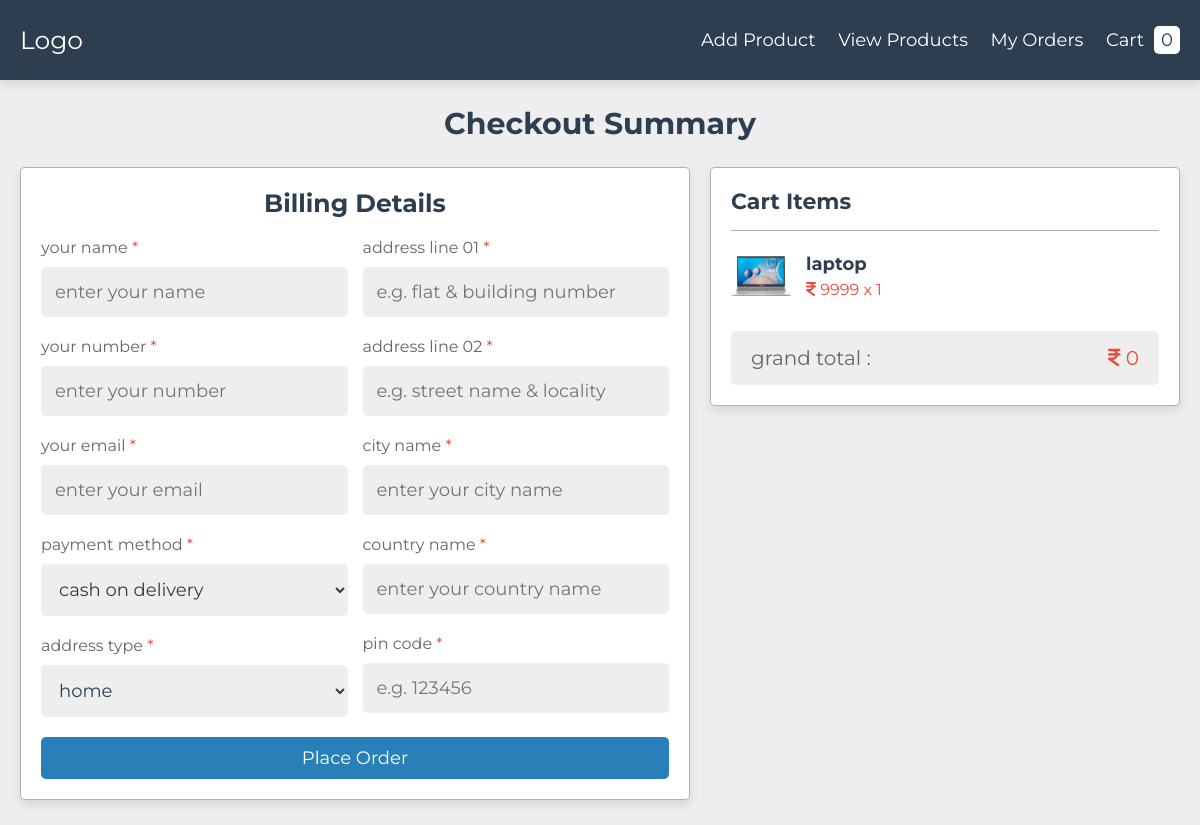
The app's page /project/checkout.php?get_id=sNsxpnLE1YOLotxg9vQ6 with its own data.
### tables this page shows
CREATE TABLE `products` (
  `id` varchar(20) NOT NULL,
  `name` varchar(50) NOT NULL,
  `price` varchar(10) NOT NULL,
  `image` varchar(50) NOT NULL
);

### project/checkout.php (the view, shortened to what this page needs)
<?php
include 'components/connect.php';
?>
<!DOCTYPE html>
<html lang="en">
<head>
   <link rel="stylesheet" href="https://cdnjs.cloudflare.com/ajax/libs/font-awesome/6.2.1/css/all.min.css">
   <link rel="stylesheet" href="css/style.css">
</head>
<body>
<?php include 'components/header.php'; ?>
<section class="checkout">
   <h1 class="heading">checkout summary</h1>
   <div class="row">
      <form action="" method="POST">
         <h3>billing details</h3>
         <div class="flex">
            <div class="box">
               <p>your name <span>*</span></p>
               <input type="text" name="name" required maxlength="50" placeholder="enter your name" class="input">
               <p>your number <span>*</span></p>
               <input type="number" name="number" required maxlength="10" placeholder="enter your number" class="input" min="0" max="9999999999">
               <p>your email <span>*</span></p>
               <input type="email" name="email" required maxlength="50" placeholder="enter your email" class="input">
               <p>payment method <span>*</span></p>
               <select name="method" class="input" required>
                  <option value="cash on delivery">cash on delivery</option>
               </select>
               <p>address type <span>*</span></p>
               <select name="address_type" class="input" required>
                  <option value="home">home</option>
               </select>
            </div>
            <div class="box">
               <p>address line 01 <span>*</span></p>
               <input type="text" name="flat" required maxlength="50" placeholder="e.g. flat & building number" class="input">
               <p>address line 02 <span>*</span></p>
               <input type="text" name="street" required maxlength="50" placeholder="e.g. street name & locality" class="input">
               <p>city name <span>*</span></p>
               <input type="text" name="city" required maxlength="50" placeholder="enter your city name" class="input">
               <p>country name <span>*</span></p>
               <input type="text" name="country" required maxlength="50" placeholder="enter your country name" class="input">
               <p>pin code <span>*</span></p>
               <input type="number" name="pin_code" required maxlength="6" placeholder="e.g. 123456" class="input" min="0" max="999999">
            </div>
         </div>
         <input type="submit" value="place order" name="place_order" class="btn">
      </form>
      <div class="summary">
         <h3 class="title">cart items</h3>
         <?php
            $grand_total = 0;
            if(isset($_GET['get_id'])){
               $select_get = $conn->prepare("SELECT * FROM `products` WHERE id = ?");
               $select_get->execute([$_GET['get_id']]);
               while($fetch_get = $select_get->fetch(PDO::FETCH_ASSOC)){
         ?>
         <div class="flex">
            <img src="uploaded_files/<?= $fetch_get['image']; ?>" class="image" alt="">
            <div>
               <h3 class="name"><?= $fetch_get['name']; ?></h3>
               <p class="price"><i class="fas fa-indian-rupee-sign"></i> <?= $fetch_get['price']; ?> x 1</p>
            </div>
         </div>
         <?php
               }
            }
         ?>
         <div class="grand-total"><span>grand total :</span><p><i class="fas fa-indian-rupee-sign"></i> <?= $grand_total; ?></p></div>
      </div>
   </div>
</section>
</body>
</html>

### project/css/style.css (style rules this page uses)
:root { --main-color:#2980b9; --red:#e74c3c; --orange:#f39c12; --light-color:#666; --light-bg:#eee; --white:#fff; --black:#2c3e50; --border:.1rem solid rgba(0,0,0,.3); --box-shodow:0 .5rem 1rem rgba(0,0,0,.1); }
* { font-family: 'Montserrat', sans-serif; margin: 0; padding: 0; box-sizing: border-box; outline: none; border: none; text-decoration: none; }
html { font-size: 62.5%; overflow-x: hidden; }
body { background: var(--light-bg); }
section { padding:2.5rem 2rem; max-width: 1200px; margin: 0 auto; }
.heading { text-align: center; padding-bottom: 2.5rem; font-size: 3rem; color: var(--black); text-transform: capitalize; }
.btn, .delete-btn { display: block; text-align: center; width: 100%; margin-top: 1rem; padding: 1rem 3rem; color: var(--white); cursor: pointer; font-size: 1.8rem; text-transform: capitalize; border-radius: .5rem; }
.btn { background-color: var(--main-color); }
.checkout .row { display: flex; flex-wrap: wrap; gap: 2rem; align-items: flex-end; flex-wrap: wrap-reverse; }
.checkout .row form { flex: 1 1 50rem; background-color: var(--white); box-shadow: var(--box-shodow); padding: 2rem; border-radius: .5rem; border: var(--border); }
.checkout .row form h3 { font-size: 2.5rem; color: var(--black); padding-bottom: 1rem; text-align: center; text-transform: capitalize; }
.checkout .row form .input { width: 100%; background-color: var(--light-bg); border-radius: .5rem; padding: 1.4rem; color: var(--black); font-size: 1.8rem; margin: 1rem 0; }
.checkout .row form .flex { display: flex; column-gap: 1.5rem; flex-wrap: wrap; }
.checkout .row form .flex .box { flex: 1 1 30rem; }
.checkout .row form p { padding-top: 1rem; font-size: 1.6rem; color: var(--light-color); }
.checkout .row form p span { color: var(--red); }
.checkout .row .summary { background-color: var(--white); box-shadow: var(--box-shodow); padding: 2rem; border-radius: .5rem; border: var(--border); flex: 1 1 30rem; }
.checkout .row .summary .title { font-size: 2.2rem; color: var(--black); border-bottom: var(--border); margin-bottom: .5rem; text-transform: capitalize; padding-bottom: 1.5rem; }
.checkout .row .summary .flex { display: flex; align-items: center; gap: 1.5rem; padding: 1rem 0; }
.checkout .row .summary .flex img { height: 6rem; width: 6rem; object-fit: contain; }
.checkout .row .summary .flex .name { font-size: 1.8rem; color: var(--black); padding-bottom: .5rem; }
.checkout .row .summary .flex .price { font-size: 1.6rem; color: var(--red); }
.checkout .row .summary .grand-total { background-color: var(--light-bg); border-radius: .5rem; padding: 1.5rem 2rem; display: flex; align-items: center; justify-content: space-between; gap: 1.5rem; flex-wrap: wrap; font-size: 2rem; margin-top: 1.5rem; }
.checkout .row .summary .grand-total span { color: var(--light-color); }
.checkout .row .summary .grand-total p { color: var(--red); }

### records on screen
products: image (picture), name "laptop", price "9999"

### other values on screen
$total_cart_items "0"
$grand_total "0"
